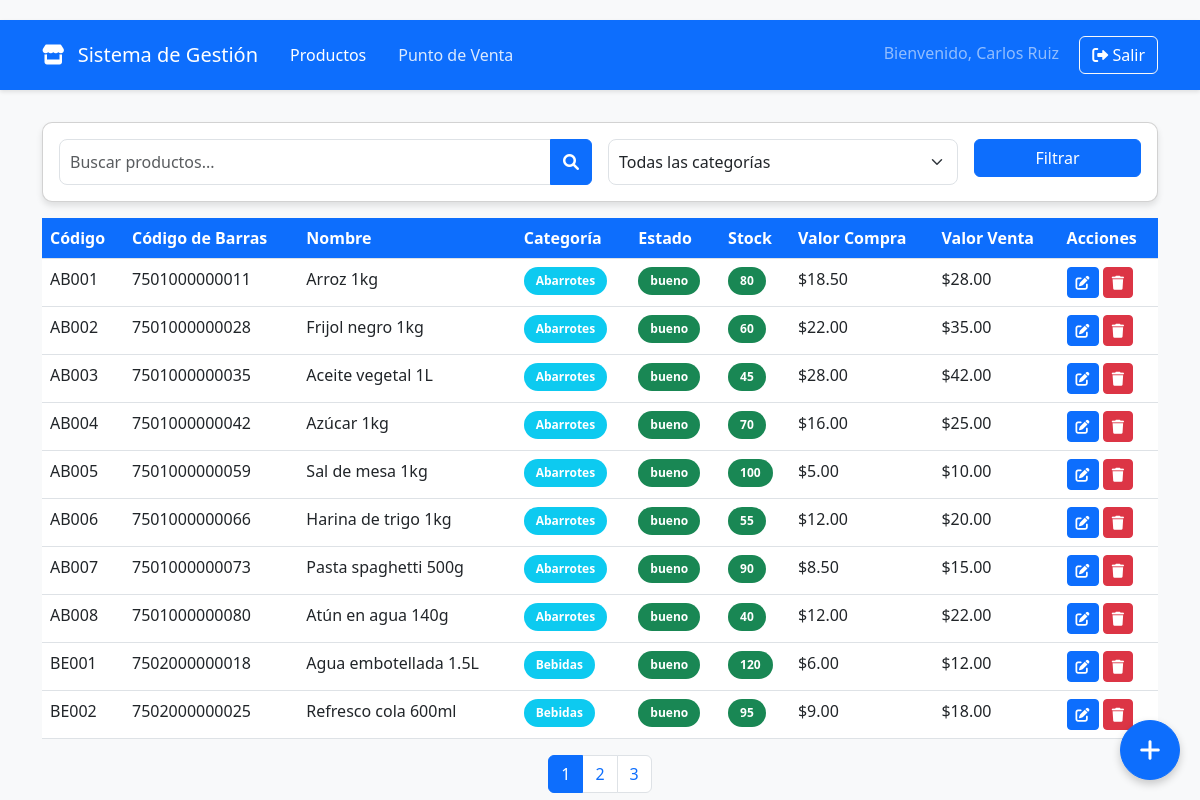
The app's page /index.php (signed in) with its own data.
### tables this page shows
CREATE TABLE productos (
    id INT AUTO_INCREMENT PRIMARY KEY,
    codigo VARCHAR(50) NOT NULL UNIQUE,
    codigo_barras VARCHAR(50) UNIQUE,
    nombre VARCHAR(100) NOT NULL,
    descripcion TEXT,
    categoria VARCHAR(50) NOT NULL,
    precio_compra DECIMAL(10,2) NOT NULL,
    precio_venta DECIMAL(10,2) NOT NULL,
    stock INT NOT NULL DEFAULT 0,
    stock_minimo INT NOT NULL DEFAULT 5,
    estado ENUM('bueno', 'regular', 'malo') NOT NULL DEFAULT 'bueno',
    fecha_registro TIMESTAMP DEFAULT CURRENT_TIMESTAMP
);

### index.php (called while the page is built, shortened)
<?php
require_once __DIR__ . '/includes/bootstrap.php';
$productos = [];
$totalPaginas = 0;
$pagina = 1;
$busqueda = '';
$categoriaFiltro = '';
try {
    $pagina = isset($_GET['pagina']) ? (int) $_GET['pagina'] : 1;
    $porPagina = 10;
    $inicio = ($pagina - 1) * $porPagina;
    $busqueda = $_GET['busqueda'] ?? '';
    $categoriaFiltro = $_GET['categoria'] ?? '';
    $where = 'WHERE 1=1';
    $params = [];
    $stmt = $pdo->prepare("SELECT COUNT(*) FROM productos $where");
    $stmt->execute($params);
    $totalProductos = (int) $stmt->fetchColumn();
    $totalPaginas = (int) ceil($totalProductos / $porPagina);
    $sql = "SELECT * FROM productos $where ORDER BY fecha_registro DESC LIMIT $inicio, $porPagina";
    $stmt = $pdo->prepare($sql);
    $stmt->execute($params);
    $productos = $stmt->fetchAll();
} catch (PDOException $e) {
    $error = 'Error de base de datos: ' . $e->getMessage();
}
$activeNav = 'productos';
$navIcon = 'fa-store';
$navBrand = 'Sistema de Gestión';
$extraCss = ['productos.css'];
require __DIR__ . '/views/layouts/header.php';
require __DIR__ . '/views/productos/index.php';
require __DIR__ . '/views/layouts/footer.php';

### includes/helpers.php (called while the page is built, shortened)
<?php
function e(?string $value): string
{
    return htmlspecialchars((string) $value, ENT_QUOTES, 'UTF-8');
}
function formatMoney($amount): string
{
    return number_format((float) $amount, 2, '.', ',');
}

### includes/auth.php (called while the page is built, shortened)
<?php
function isAdmin(): bool
{
    return isset($_SESSION['user_role']) && $_SESSION['user_role'] === 'admin';
}
function isInventario(): bool
{
    return isset($_SESSION['user_role']) && $_SESSION['user_role'] === 'inventario';
}
function currentUserName(): string
{
    return $_SESSION['user_name'] ?? '';
}

### views/productos/index.php (the view, shortened to what this page needs)
<div class="container">
    <div class="card animate-fade-in">
        <div class="card-body">
            <form method="GET" class="row g-3">
                <div class="col-md-6">
                    <div class="input-group">
                        <input type="text" class="form-control" name="busqueda" placeholder="Buscar productos..." value="<?php echo e($busqueda); ?>">
                        <button class="btn btn-primary" type="submit">
                            <i class="fas fa-search"></i>
                        </button>
                    </div>
                </div>
                <div class="col-md-4">
                    <select name="categoria" class="form-select">
                        <option value="">Todas las categorías</option>
                    </select>
                </div>
                <div class="col-md-2">
                    <button type="submit" class="btn btn-primary w-100">Filtrar</button>
                </div>
            </form>
        </div>
    </div>
    <div class="table-responsive">
        <table class="table table-hover">
            <thead>
                <tr>
                    <th>Código</th>
                    <th>Código de Barras</th>
                    <th>Nombre</th>
                    <th>Categoría</th>
                    <th>Estado</th>
                    <th>Stock</th>
                    <th>Valor Compra</th>
                    <th>Valor Venta</th>
                    <th>Acciones</th>
                </tr>
            </thead>
            <tbody>
                <?php foreach ($productos as $producto): ?>
                    <tr class="producto-row animate-fade-in">
                        <td><?php echo e($producto['codigo']); ?></td>
                        <td><?php echo e($producto['codigo_barras']); ?></td>
                        <td><?php echo e($producto['nombre']); ?></td>
                        <td><span class="badge bg-info"><?php echo e($producto['categoria']); ?></span></td>
                        <td>
                            <span class="badge bg-<?php echo $producto['estado'] === 'bueno' ? 'success' : ($producto['estado'] === 'regular' ? 'warning' : 'danger'); ?>">
                                <?php echo e($producto['estado']); ?>
                            </span>
                        </td>
                        <td>
                            <span class="badge bg-<?php echo $producto['stock'] <= $producto['stock_minimo'] ? 'danger' : 'success'; ?>">
                                <?php echo e($producto['stock']); ?>
                            </span>
                        </td>
                        <td>$<?php echo formatMoney($producto['precio_compra']); ?></td>
                        <td>$<?php echo formatMoney($producto['precio_venta']); ?></td>
                        <td>
                            <button class="btn btn-sm btn-primary" type="button" onclick='editarProducto(<?php echo json_encode($producto, JSON_HEX_TAG | JSON_HEX_APOS | JSON_HEX_QUOT | JSON_HEX_AMP); ?>)'>
                                <i class="fas fa-edit"></i>
                            </button>
                            <button class="btn btn-sm btn-danger" type="button" onclick="eliminarProducto(<?php echo (int) $producto['id']; ?>)">
                                <i class="fas fa-trash"></i>
                            </button>
                        </td>
                    </tr>
                <?php endforeach; ?>
            </tbody>
        </table>
    </div>
    <?php if ($totalPaginas > 1): ?>
        <nav>
            <ul class="pagination justify-content-center">
                <?php for ($i = 1; $i <= $totalPaginas; $i++): ?>
                    <li class="page-item <?php echo $i === $pagina ? 'active' : ''; ?>">
                        <a class="page-link" href="?pagina=<?php echo $i; ?>&busqueda=<?php echo urlencode($busqueda); ?>&categoria=<?php echo urlencode($categoriaFiltro); ?>">
                            <?php echo $i; ?>
                        </a>
                    </li>
                <?php endfor; ?>
            </ul>
        </nav>
    <?php endif; ?>
    <button class="btn btn-primary btn-floating" data-bs-toggle="modal" data-bs-target="#productoModal">
        <i class="fas fa-plus"></i>
    </button>
</div>

### views/layouts/header.php (shortened to what this page needs)
<?php
$activeNav = $activeNav ?? '';
$extraCss = $extraCss ?? [];
?>
<!DOCTYPE html>
<html lang="es">
<head>
    <link href="https://cdn.jsdelivr.net/npm/bootstrap@5.3.0/dist/css/bootstrap.min.css" rel="stylesheet">
    <link rel="stylesheet" href="https://cdnjs.cloudflare.com/ajax/libs/font-awesome/6.0.0/css/all.min.css">
    <link rel="stylesheet" href="assets/css/app.css">
    <?php foreach ($extraCss as $cssFile): ?>
        <link rel="stylesheet" href="assets/css/<?php echo e($cssFile); ?>">
    <?php endforeach; ?>
</head>
<body>
<nav class="navbar navbar-expand-lg navbar-dark">
    <div class="container">
        <a class="navbar-brand" href="#">
            <i class="fas <?php echo e($navIcon ?? 'fa-store'); ?> me-2"></i>
            <?php echo e($navBrand ?? 'Sistema de Gestión'); ?>
        </a>
        <div class="collapse navbar-collapse" id="navbarNav">
            <ul class="navbar-nav me-auto">
                <?php if (isAdmin() || isInventario()): ?>
                    <li class="nav-item">
                        <a class="nav-link <?php echo $activeNav === 'productos' ? 'active' : ''; ?>" href="index.php">Productos</a>
                    </li>
                <?php endif; ?>
                <li class="nav-item">
                    <a class="nav-link <?php echo $activeNav === 'pos' ? 'active' : ''; ?>" href="pos.php">Punto de Venta</a>
                </li>
            </ul>
            <span class="navbar-text">
                Bienvenido, <?php echo e(currentUserName()); ?>
                <a href="logout.php" class="btn btn-outline-light ms-3">
                    <i class="fas fa-sign-out-alt"></i> Salir
                </a>
            </span>
        </div>
    </div>
</nav>

### views/layouts/footer.php (shortened to what this page needs)
</body>
</html>

### assets/css/app.css (style rules this page uses)
:root { --primary-color: #0d6efd; --secondary-color: #ffffff; --border-radius: 10px; }
body { background-color: #f8f9fa; min-height: 100vh; }
.navbar { background: var(--primary-color); margin-bottom: 2rem; box-shadow: 0 2px 4px rgba(0, 0, 0, 0.1); }
.navbar-dark .navbar-nav .nav-link { color: rgba(255, 255, 255, 0.85); padding: 0.5rem 1rem; }
.navbar-dark .navbar-nav .nav-link:hover, .navbar-dark .navbar-nav .nav-link.active { color: #fff; }
.card { border-radius: var(--border-radius); box-shadow: 0 4px 6px rgba(0, 0, 0, 0.1); margin-bottom: 1rem; }
.table th { background-color: var(--primary-color); color: #fff; }
.form-control, .form-select { border-radius: 8px; padding: 10px; }
.badge { padding: 8px 12px; border-radius: 20px; }
.animate-fade-in { animation: fadeIn 0.3s ease; }

### assets/css/productos.css (style rules this page uses)
body { padding-top: 20px; }
.btn-floating { position: fixed; bottom: 20px; right: 20px; width: 60px; height: 60px; border-radius: 50%; font-size: 24px; box-shadow: 0 4px 8px rgba(0, 0, 0, 0.2); display: flex; align-items: center; justify-content: center; transition: all 0.3s ease; z-index: 100; }
.producto-row { transition: background-color 0.3s ease; }

### records on screen
productos: codigo "AB001", codigo_barras "7501000000011", nombre "Arroz 1kg", categoria "Abarrotes", estado "bueno", stock "80", precio_compra "18.50", precio_venta "28.00"
productos: codigo "AB002", codigo_barras "7501000000028", nombre "Frijol negro 1kg", categoria "Abarrotes", estado "bueno", stock "60", precio_compra "22.00", precio_venta "35.00"
productos: codigo "AB003", codigo_barras "7501000000035", nombre "Aceite vegetal 1L", categoria "Abarrotes", estado "bueno", stock "45", precio_compra "28.00", precio_venta "42.00"
productos: codigo "AB004", codigo_barras "7501000000042", nombre "Azúcar 1kg", categoria "Abarrotes", estado "bueno", stock "70", precio_compra "16.00", precio_venta "25.00"
productos: codigo "AB005", codigo_barras "7501000000059", nombre "Sal de mesa 1kg", categoria "Abarrotes", estado "bueno", stock "100", precio_compra "5.00", precio_venta "10.00"
productos: codigo "AB006", codigo_barras "7501000000066", nombre "Harina de trigo 1kg", categoria "Abarrotes", estado "bueno", stock "55", precio_compra "12.00", precio_venta "20.00"
productos: codigo "AB007", codigo_barras "7501000000073", nombre "Pasta spaghetti 500g", categoria "Abarrotes", estado "bueno", stock "90", precio_compra "8.50", precio_venta "15.00"
productos: codigo "AB008", codigo_barras "7501000000080", nombre "Atún en agua 140g", categoria "Abarrotes", estado "bueno", stock "40", precio_compra "12.00", precio_venta "22.00"
productos: codigo "BE001", codigo_barras "7502000000018", nombre "Agua embotellada 1.5L", categoria "Bebidas", estado "bueno", stock "120", precio_compra "6.00", precio_venta "12.00"
productos: codigo "BE002", codigo_barras "7502000000025", nombre "Refresco cola 600ml", categoria "Bebidas", estado "bueno", stock "95", precio_compra "9.00", precio_venta "18.00"

### other values on screen
$navBrand "Sistema de Gestión"
currentUserName() "Carlos Ruiz"
